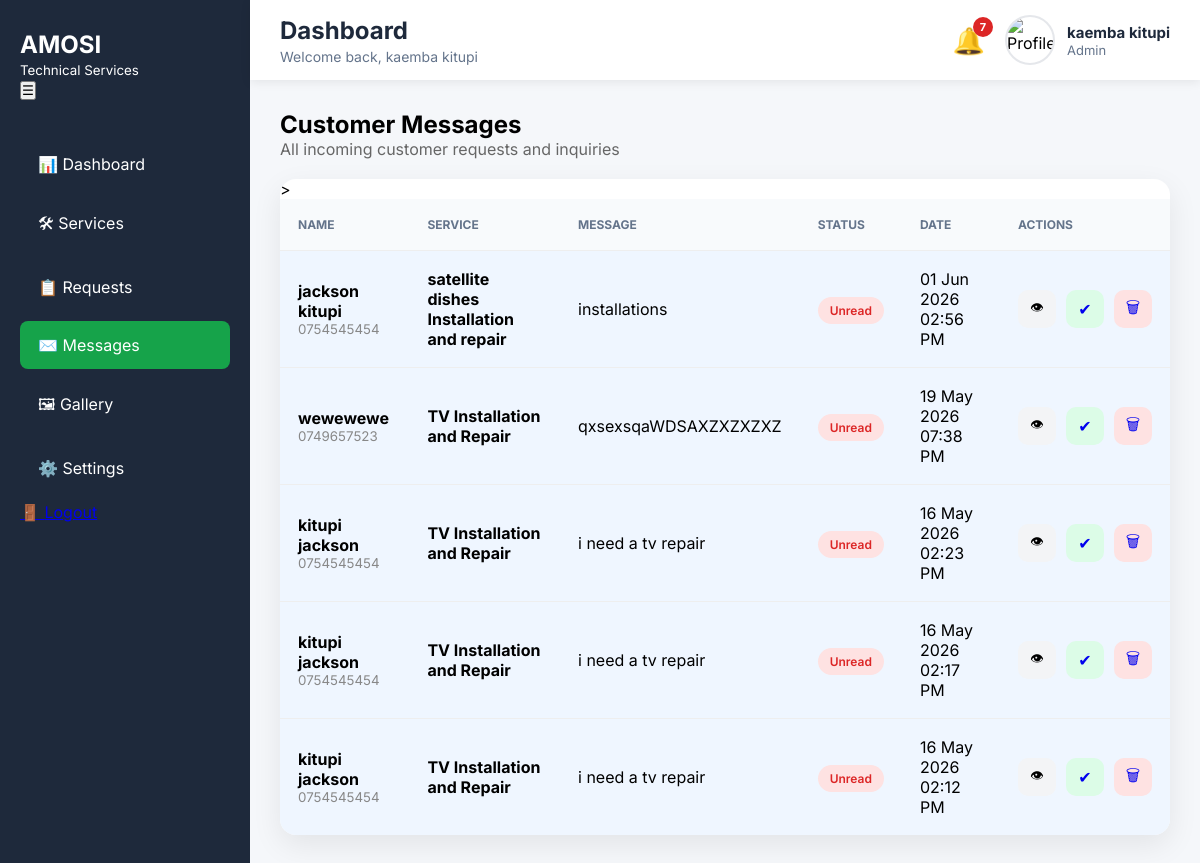
Page /messages.php (signed in) on the committed database.
### tables this page shows
CREATE TABLE `contact_messages` (
  `message_id` int(11) NOT NULL,
  `full_name` varchar(100) NOT NULL,
  `phone` varchar(20) DEFAULT NULL,
  `email` varchar(100) DEFAULT NULL,
  `service_type` varchar(255) DEFAULT NULL,
  `message` text NOT NULL,
  `status` enum('Unread','Read') DEFAULT 'Unread',
  `sent_at` timestamp NOT NULL DEFAULT current_timestamp()
);

### messages.php (the view, shortened to what this page needs)
<?php
include "db.php";
$messages = mysqli_query($conn, "SELECT * FROM contact_messages ORDER BY sent_at DESC");
?>
<!DOCTYPE html>
<html>
<head>
</head>
<body>
<?php include "includes/sidebar.php"; ?>
<?php include "includes/header.php"; ?>
<div class="content">
<div style="margin-bottom:20px;">
    <h2>Customer Messages</h2>
    <p style="color:#666;">All incoming customer requests and inquiries</p>
</div>
<div class="messages-card">
<table class="messages-table">
<thead>
<tr>
    <th>Name</th>
  <th>Service</th>
<th>Message</th>>
    <th>Status</th>
    <th>Date</th>
    <th>Actions</th>
</tr>
</thead>
<tbody>
<?php while($row = mysqli_fetch_assoc($messages)) { ?>
<tr class="<?= ($row['status'] == 'Unread') ? 'unread-row' : '' ?>">
    <td>
        <div class="sender-info">
            <strong><?= htmlspecialchars($row['full_name']) ?></strong>
            <small><?= htmlspecialchars($row['phone']) ?></small>
        </div>
    </td>
<td>
    <strong>
        <?= htmlspecialchars($row['service_type']) ?>
    </strong>
</td>
<td style="max-width:350px;">
    <?= strlen($row['message']) > 80
        ? htmlspecialchars(substr($row['message'],0,80))."..."
        : htmlspecialchars($row['message']) ?>
</td>
    <td>
        <?php if($row['status'] == "Unread"){ ?>
            <span class="badge unread">Unread</span>
        <?php } else { ?>
            <span class="badge read">Read</span>
        <?php } ?>
    </td>
    <td>
        <?= date("d M Y h:i A", strtotime($row['sent_at'])) ?>
    </td>
    <td>
        <div class="action-buttons">
            <button
            class="btn-view"
            onclick="showMessage(
            '<?= htmlspecialchars(addslashes($row['full_name'])) ?>',
            '<?= htmlspecialchars(addslashes($row['phone'])) ?>',
            '<?= htmlspecialchars(addslashes($row['email'])) ?>',
            '<?= htmlspecialchars(addslashes($row['service_type'])) ?>',
            `<?= addslashes($row['message']) ?>`
            )">
            👁
            </button>
            <a href="?read=<?= $row['message_id'] ?>" class="btn-read">
                ✔
            </a>
            <a
            href="?delete=<?= $row['message_id'] ?>"
            class="btn-delete"
            onclick="return confirm('Delete this message?')">
            🗑
            </a>
        </div>
    </td>
</tr>
<?php } ?>
</tbody>
</table>
</div>
</body>
</html>

### messages.php (style rules this page uses)
* { margin:0; padding:0; box-sizing:border-box; }
body { font-family:'Inter',sans-serif; background:#f5f7fa; }
.content { margin-left:250px; padding:30px; }
.messages-card { background:#fff; border-radius:16px; overflow:hidden; box-shadow:0 10px 30px rgba(0,0,0,.08); }
.messages-table { width:100%; border-collapse:collapse; }
.messages-table th { background:#f8fafc; padding:18px; text-align:left; color:#64748b; font-size:12px; text-transform:uppercase; }
.messages-table td { padding:18px; border-top:1px solid #eee; }
.unread-row { background:#eff6ff; }
.sender-info { display:flex; flex-direction:column; }
.sender-info small { color:#888; }
.badge { padding:6px 12px; border-radius:999px; font-size:12px; font-weight:600; }
.unread { background:#fee2e2; color:#dc2626; }
.action-buttons { display:flex; gap:10px; }
.btn-view, .btn-read, .btn-delete { width:38px; height:38px; display:flex; align-items:center; justify-content:center; border-radius:10px; text-decoration:none; border:none; cursor:pointer; }
.btn-view { background:#f3f4f6; }
.btn-read { background:#dcfce7; }
.btn-delete { background:#fee2e2; }

### rows in the picture
contact_messages: full_name "jackson kitupi", phone "0754545454", service_type "satellite dishes Installation and repair", message "installations", status "Unread", sent_at "01 Jun 2026 02:56 PM"
contact_messages: full_name "wewewewe", phone "0749657523", service_type "TV Installation and Repair", message "qxsexsqaWDSAXZXZXZXZ", status "Unread", sent_at "19 May 2026 07:38 PM"
contact_messages: full_name "kitupi jackson", phone "0754545454", service_type "TV Installation and Repair", message "i need a tv repair", status "Unread", sent_at "16 May 2026 02:23 PM"
contact_messages: full_name "kitupi jackson", phone "0754545454", service_type "TV Installation and Repair", message "i need a tv repair", status "Unread", sent_at "16 May 2026 02:17 PM"
contact_messages: full_name "kitupi jackson", phone "0754545454", service_type "TV Installation and Repair", message "i need a tv repair", status "Unread", sent_at "16 May 2026 02:12 PM"

### other values in the picture
$_SESSION['full_name'] "kaemba kitupi"
$totalNotifications "7"
$_SESSION['role'] "Admin"
